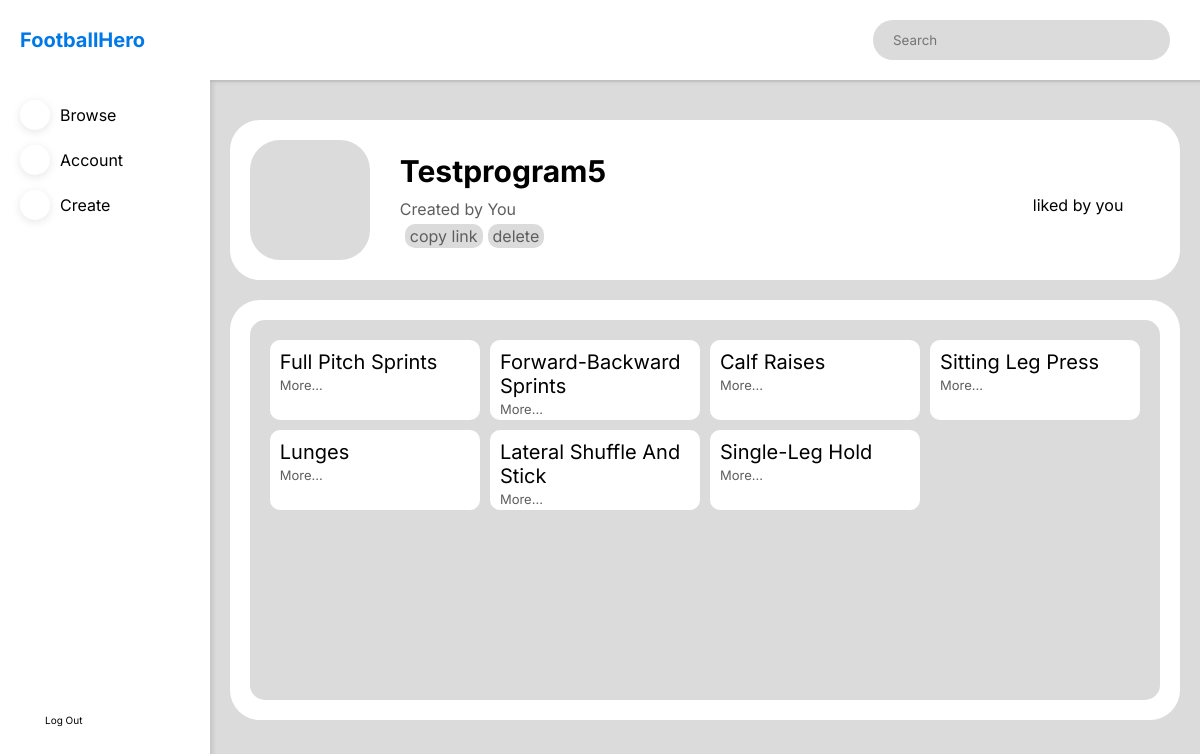
/program/6 (signed in), run on the app's committed database.
### website/models.py (models this page shows)
class Program(db.Model):
    id = db.Column(db.Integer, primary_key=True)
    name = db.Column(db.String(150), nullable=False)
    user_id = db.Column(db.Integer, db.ForeignKey('user.id'), nullable=False)
    description = db.Column(db.String(3000))
    exercises = db.relationship(
        'Exercise', secondary=ExerciseProgram, backref='exercises')
    favorited = db.relationship(
        'User', secondary=FavoriteProgram, backref=db.backref('favirouted'),  lazy='dynamic')

class Exercise(db.Model):
    id = db.Column(db.Integer, primary_key=True)
    name = db.Column(db.String(150), nullable=False)
    type_id = db.Column(db.Integer, db.ForeignKey('type.id'), nullable=False)
    Instructions = db.Column(db.String(1000))

### website/dashboard.py (the view)
@dashboard.route('/program/<int:id>')
def program(id):
    if 'user' in session:
        user = session['user']
        program_info = db.session.query(
            Program.id, Program.name, Program.description, User.username).join(User).filter(Program.id == id).first()
        if not program_info:
            abort(404)
        exercises = Program.query.filter(Program.id == id).first().exercises
        user_id = db.session.query(User.id).filter(
            User.username == user).first()
        user_like = db.session.query(FavoriteProgram).filter(
            (FavoriteProgram.columns.user_id == int(user_id[0])) & (FavoriteProgram.columns.program_id == int(id))).first()
        if user_like:
            liked_by_user = True
        else:
            liked_by_user = False
        likes = db.session.query(FavoriteProgram).filter(
            (FavoriteProgram.columns.program_id == int(id))).count()
        return render_template('program.html', username=user, program_info=program_info, exercises=exercises, liked_by_user=liked_by_user, likes=likes)
    else:
        return redirect((url_for('auth.signin')))

### website/templates/program.html (shortened to what this page needs)
{% extends 'dashboard_template.html' %}
{% block content %}
<div class="dashboard-body-element dashboard-body-first dashboard-body-program-first">
    <div class="dashboard-body-icon dashboard-body-tag">
        <span class="iconify" data-icon="akar-icons:folder"></span>
    </div>
    <div class='dashboard-program-info-wrapper'>
        <div class="dashboard-body-tag dashboard-body-tag-info">
            <p>{{program_info[1] | capitalize}}</p>
            {% if program_info[3] == username %}
            <p>Created by You</p>
            <div class="dashboard-program-info-settings">
                <a id='dashboard-program-info-settings-copylink'>copy link</a>
                <a id='dashboard-program-info-settings-deletepost'> delete</a>
            </div>
            {% else %}
            <p>Created by {{program_info[3]}} </p>
            {% endif %}
        </div>
        <div class="dashboard-body-tag dashboard-program-actions-wrapper">
            <div class="dashboard-program-actions dashboard-program-actions-likes">
                {% if liked_by_user == True %}
                {% if likes > 1 %}
                <p id='dashboard-program-actions-like-text'>Liked by you and {{likes - 1}} others</p>
                {% else %}
                <p id='dashboard-program-actions-like-text'>liked by you</p>
                {% endif %}
                {% endif %}
            </div>
        </div>
    </div>
</div>
<div class="dashboard-body-element dashboard-program-exercises-wrapper">
    <div class="dashboard-program-exercises">
        {% for exercise in exercises%}
        <div class="dashboard-program-exercise">
            <p class="dashboard-create-modal-exercisesbody-title">{{exercise.name}}</p>
            <a class="dashboard-create-modal-exercisesbody-link"
                onclick="location.href='/exercise/{{exercise.id}}';">more...</a>
        </div>
        {% endfor %}
    </div>
</div>
{% endblock %}

### website/static/styles.css (style rules this page uses)
* { padding: 0; margin: 0; box-sizing: border-box; font-family: "Inter", "Poppins"; }
:root { --main-color: #0078e7; --secondary-color: #dbdbdb; --background-colour: #ffffff; --text-color-1: #000000; --text-color-2: #5e5e5e; --text-color-3: #ffffff; }
html { scroll-behavior: smooth; }
.dashboard-body-first { margin-top: 40px; }
.dashboard-body-icon { height: 120px; width: 120px; background-color: var(--secondary-color); border-radius: 30px; display: flex; align-items: center; justify-content: center; }
.dashboard-body-icon .iconify { width: 60%; height: 60%; color: var(--text-color-2); }
.dashboard-body-tag p:first-child { margin-bottom: 10px; }
.dashboard-body-element { width: 96%; margin-left: auto; margin-right: auto; background-color: var(--background-colour); padding: 20px; border-radius: 30px; }
.dashboard-body-tag-info p:not(:first-child) { color: var(--text-color-2); }
.dashboard-body-tag-info p:first-child { font-size: 30px; font-weight: bold; }
.dashboard-body-program-first { display: flex; align-items: center; }
.dashboard-program-info-wrapper { display: flex; align-items: center; justify-content: space-between; width: 80%; margin-left: 30px; height: 120px; }
.dashboard-program-info-settings { margin-top: 5px; display: flex; align-items: center; color: var(--text-color-2); }
.dashboard-program-info-settings a { background-color: var(--secondary-color); color: var(--text-color-2); border-radius: 10px; margin-left: 5px; padding: 2px 5px; text-decoration: none; }
.dashboard-program-actions-wrapper { display: flex; gap: 5%; }
.dashboard-program-actions { display: flex; flex-direction: column; align-items: center; gap: 10px; width: 100px; height: 100%; text-align: center; }
.dashboard-program-exercises-wrapper { margin-top: 20px; height: 60%; min-height: 400px; }
.dashboard-program-exercises { height: 100%; width: 100%; border-radius: 15px; padding: 20px; background-color: var(--secondary-color); display: grid; grid-template-columns: 1fr 1fr 1fr 1fr; grid-template-rows: auto; grid-row-gap: 10px; grid-column-gap: 10px; grid-template-rows: repeat(auto-fill, 80px); overflow: scroll; }
.dashboard-program-exercise { background-color: var(--background-colour); height: 80px; width: 100%; padding: 10px; border-radius: 10px; text-transform: capitalize; }
.dashboard-create-modal-exercisesbody-title { font-size: 20px; }
.dashboard-create-modal-exercisesbody-link { color: var(--text-color-2); font-size: 13px; }

### data on the page
Program: name "Testprogram5"
Exercise: name "Full Pitch Sprints"
Exercise: name "Forward-Backward Sprints"
Exercise: name "Calf Raises"
Exercise: name "Sitting Leg Press"
Exercise: name "Lunges"
Exercise: name "Lateral Shuffle And Stick"
Exercise: name "Single-Leg Hold"
